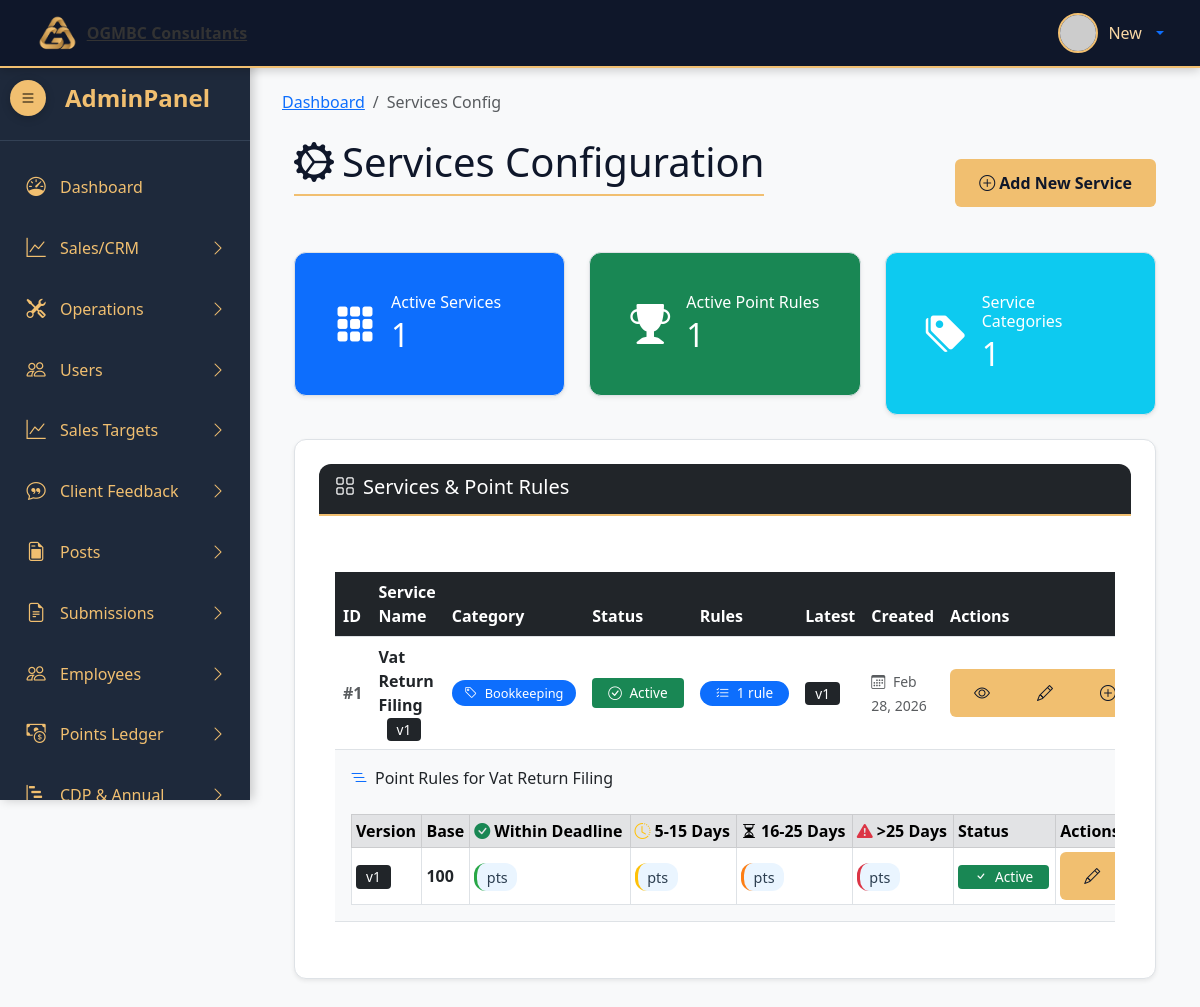
The app's page /admin/services.php (signed in) with its own data.
### tables this page shows
CREATE TABLE `service_types` (
  `service_id` int NOT NULL,
  `service_name` varchar(100) NOT NULL,
  `service_category` enum('bookkeeping','audit','tax','registration','setup','other') NOT NULL,
  `is_active` tinyint(1) DEFAULT '1',
  `created_by` int DEFAULT NULL,
  `created_at` timestamp NULL DEFAULT CURRENT_TIMESTAMP,
  `updated_at` timestamp NULL DEFAULT CURRENT_TIMESTAMP ON UPDATE CURRENT_TIMESTAMP
);

CREATE TABLE `service_point_rules` (
  `rule_id` int NOT NULL,
  `service_id` int NOT NULL,
  `rule_version` int NOT NULL,
  `base_points` int NOT NULL,
  `penalty_type` enum('linear','threshold','fixed') NOT NULL,
  `penalty_value` int DEFAULT NULL,
  `penalty_unit` enum('day','5days','10days') NOT NULL,
  `threshold_days` int DEFAULT NULL,
  `threshold_award` int DEFAULT NULL,
  `floor_points` int DEFAULT '0',
  `is_active` tinyint(1) DEFAULT '1',
  `created_by` int DEFAULT NULL,
  `effective_date` date NOT NULL,
  `created_at` timestamp NULL DEFAULT CURRENT_TIMESTAMP
);

### admin/includes/view_all_services.php (the view, shortened to what the rows shown need)
<?php
$total_services_query = "SELECT COUNT(*) as total FROM service_types WHERE is_active = 1";
$total_services_result = mysqli_query($connection, $total_services_query);
$total_services = mysqli_fetch_assoc($total_services_result)['total'];
$total_rules_query = "SELECT COUNT(*) as total FROM service_point_rules WHERE is_active = 1";
$total_rules_result = mysqli_query($connection, $total_rules_query);
$total_rules = mysqli_fetch_assoc($total_rules_result)['total'];
$categories_query = "SELECT DISTINCT service_category, COUNT(*) as count FROM service_types GROUP BY service_category";
$categories_result = mysqli_query($connection, $categories_query);
$category_colors = [
    'bookkeeping' => 'primary',
    'audit' => 'success',
    'tax' => 'warning',
    'registration' => 'info',
    'setup' => 'secondary',
    'other' => 'dark'
];
?>
<div class="container-fluid">
    <div class="d-flex justify-content-between align-items-center mb-4">
        <h1 class="page-title">
            <i class="bi bi-gear-wide-connected me-2"></i>Services Configuration
        </h1>
    </div>
    <div class="row mb-4">
        <div class="col-md-4">
            <div class="card bg-primary text-white shadow-sm">
                <div class="card-body d-flex align-items-center">
                    <div>
                        <h2 class="mb-0"><?php echo $total_services; ?></h2>
                    </div>
                </div>
            </div>
        </div>
        <div class="col-md-4">
            <div class="card bg-success text-white shadow-sm">
                <div class="card-body d-flex align-items-center">
                    <div>
                        <h2 class="mb-0"><?php echo $total_rules; ?></h2>
                    </div>
                </div>
            </div>
        </div>
        <div class="col-md-4">
            <div class="card bg-info text-white shadow-sm">
                <div class="card-body d-flex align-items-center">
                    <div>
                        <h2 class="mb-0"><?php echo mysqli_num_rows($categories_result); ?></h2>
                    </div>
                </div>
            </div>
        </div>
    </div>
    <div class="card shadow-sm mb-4">
        <div class="card-body">
            <div class="table-responsive">
                <table class="table table-hover align-middle">
                    <thead class="table-dark">
                        <tr>
                            <th>ID</th>
                            <th>Service Name</th>
                            <th>Category</th>
                            <th>Status</th>
                            <th>Rules</th>
                            <th>Latest</th>
                            <th>Created</th>
                            <th>Actions</th>
                        </tr>
                    </thead>
                    <tbody>
                        <?php
                        $query = "SELECT s.*,
                                 COUNT(r.rule_id) as rule_count,
                                 MAX(r.rule_version) as latest_version
                                 FROM service_types s
                                 LEFT JOIN service_point_rules r ON s.service_id = r.service_id
                                 GROUP BY s.service_id
                                 ORDER BY s.service_name";
                        $result = mysqli_query($connection, $query);
                        if (!$result) {
                            echo "<tr><td colspan='8' class='text-center text-danger'>Error: " . mysqli_error($connection) . "</td></tr>";
                        } else {
                            while($service = mysqli_fetch_assoc($result)):
                                $category_color = $category_colors[$service['service_category']] ?? 'secondary';
                                $status_class = $service['is_active'] ? 'success' : 'secondary';
                                $status_text = $service['is_active'] ? 'Active' : 'Inactive';
                                $rule_count = $service['rule_count'];
                                ?>
                                <tr id="service-row-<?php echo $service['service_id']; ?>" class="service-row">
                                    <td><span class="fw-bold text-muted">#<?php echo $service['service_id']; ?></span></td>
                                    <td>
                                        <strong><?php echo htmlspecialchars($service['service_name']); ?></strong>
                                        <?php if ($service['latest_version']): ?>
                                            <span class="badge bg-dark ms-2" data-tooltip="Latest version">v<?php echo $service['latest_version']; ?></span>
                                        <?php endif; ?>
                                    </td>
                                    <td>
                                        <span class="category-badge badge bg-<?php echo $category_color; ?>">
                                            <i class="bi bi-tag me-1"></i>
                                            <?php echo ucfirst(str_replace('_', ' ', $service['service_category'])); ?>
                                        </span>
                                    </td>
                                    <td>
                                        <span class="badge bg-<?php echo $status_class; ?> px-3 py-2">
                                            <i class="bi bi-<?php echo $service['is_active'] ? 'check-circle' : 'slash-circle'; ?> me-1"></i>
                                            <?php echo $status_text; ?>
                                        </span>
                                    </td>
                                    <td>
                                        <span class="badge bg-<?php echo $rule_count > 0 ? 'primary' : 'secondary'; ?> rounded-pill px-3">
                                            <i class="bi bi-<?php echo $rule_count > 0 ? 'list-check' : 'dash'; ?> me-1"></i>
                                            <?php echo $rule_count; ?> rule<?php echo $rule_count != 1 ? 's' : ''; ?>
                                        </span>
                                    </td>
                                    <td>
                                        <?php if ($service['latest_version']): ?>
                                            <span class="badge bg-dark">v<?php echo $service['latest_version']; ?></span>
                                        <?php else: ?>
                                            <span class="text-muted">—</span>
                                        <?php endif; ?>
                                    </td>
                                    <td>
                                        <span class="text-muted small" data-tooltip="<?php echo date('M d, Y H:i', strtotime($service['created_at'])); ?>">
                                            <i class="bi bi-calendar3 me-1"></i>
                                            <?php echo date('M d, Y', strtotime($service['created_at'])); ?>
                                        </span>
                                    </td>
                                    <td>
                                        <div class="btn-group btn-group-sm" role="group">
                                            <button class="btn btn-outline-info" onclick="viewService(<?php echo $service['service_id']; ?>)" title="View Details">
                                                <i class="bi bi-eye"></i>
                                            </button>
                                            <a href="services.php?source=edit_service&id=<?php echo $service['service_id']; ?>" class="btn btn-outline-warning" title="Edit Service">
                                                <i class="bi bi-pencil"></i>
                                            </a>
                                            <a href="services.php?source=add_rule&service_id=<?php echo $service['service_id']; ?>" class="btn btn-outline-success" title="Add Rule">
                                                <i class="bi bi-plus-circle"></i>
                                            </a>
                                        </div>
                                    </td>
                                </tr>
                                <?php
                                $rules_query = "SELECT * FROM service_point_rules WHERE service_id = " . $service['service_id'] . " ORDER BY rule_version DESC";
                                $rules_result = mysqli_query($connection, $rules_query);
                                if (mysqli_num_rows($rules_result) > 0):
                                ?>
                                <tr class="rules-row">
                                    <td colspan="8" class="p-0 bg-light">
                                        <div class="p-3">
                                            <div class="d-flex align-items-center mb-2">
                                                <i class="bi bi-list-nested me-2 text-primary"></i>
                                                <h6 class="mb-0">Point Rules for <?php echo htmlspecialchars($service['service_name']); ?></h6>
                                            </div>
                                            <div class="table-responsive">
                                                <table class="table table-sm table-bordered bg-white mb-0">
                                                    <thead class="table-secondary">
                                                        <tr class="text-center">
                                                            <th>Version</th>
                                                            <th data-tooltip="Base points before any penalties">Base</th>
                                                            <th data-tooltip="Points awarded when submitted within deadline">
                                                                <i class="bi bi-check-circle-fill text-success me-1"></i>Within Deadline
                                                            </th>
                                                            <th data-tooltip="Points awarded for 5-15 days delay (Tier 1)">
                                                                <i class="bi bi-clock-history text-warning me-1"></i>5-15 Days
                                                            </th>
                                                            <th data-tooltip="Points awarded for 16-25 days delay (Tier 2)">
                                                                <i class="bi bi-hourglass-split text-orange me-1"></i>16-25 Days
                                                            </th>
                                                            <th data-tooltip="Points awarded for more than 25 days delay (Tier 3)">
                                                                <i class="bi bi-exclamation-triangle-fill text-danger me-1"></i>>25 Days
                                                            </th>
                                                            <th>Status</th>
                                                            <th>Actions</th>
                                                        </tr>
                                                    </thead>
                                                    <tbody>
                                                        <?php while($rule = mysqli_fetch_assoc($rules_result)): ?>
                                                        <tr class="text-center align-middle">
                                                            <td><span class="badge bg-dark">v<?php echo $rule['rule_version']; ?></span></td>
                                                            <td><span class="fw-bold"><?php echo $rule['base_points']; ?></span></td>
                                                            <td>
                                                                <span class="points-badge within-deadline">
                                                                    <?php echo $rule['points_within_deadline']; ?> pts
                                                                </span>
                                                            </td>
                                                            <td>
                                                                <span class="points-badge tier-1">
                                                                    <?php echo $rule['points_tier_1']; ?> pts
                                                                </span>
                                                            </td>
                                                            <td>
                                                                <span class="points-badge tier-2">
                                                                    <?php echo $rule['points_tier_2']; ?> pts
                                                                </span>
                                                            </td>
                                                            <td>
                                                                <span class="points-badge tier-3">
                                                                    <?php echo $rule['points_tier_3']; ?> pts
                                                                </span>
                                                            </td>
                                                            <td>
                                                                <span class="badge bg-<?php echo $rule['is_active'] ? 'success' : 'secondary'; ?> px-3">
                                                                    <i class="bi bi-<?php echo $rule['is_active'] ? 'check' : 'x'; ?> me-1"></i>
                                                                    <?php echo $rule['is_active'] ? 'Active' : 'Inactive'; ?>
                                                                </span>
                                                            </td>
                                                            <td>
                                                                <div class="btn-group btn-group-sm">
                                                                    <a href="services.php?source=edit_rule&id=<?php echo $rule['rule_id']; ?>" class="btn btn-outline-warning" title="Edit Rule">
                                                                        <i class="bi bi-pencil"></i>
                                                                    </a>
                                                                </div>
                                                            </td>
                                                        </tr>
                                                        <?php endwhile; ?>
                                                    </tbody>
                                                </table>
                                            </div>
                                        </div>
                                    </td>
                                </tr>
                                <?php endif; ?>
                            <?php endwhile;
                        } ?>
                    </tbody>
                </table>
            </div>
        </div>
    </div>
</div>

### records on screen
service_types: service_id "1", service_name "Vat Return Filing", latest_version "1", service_category "Bookkeeping", is_active "Active", rule_count "1", created_at "Feb 28, 2026"
service_point_rules: rule_version "1", base_points "100", is_active 1 (drawn)

### other values on screen
$_SESSION['username'] "New"
$total_services "1"
$total_rules "1"
mysqli_num_rows($categories_result) "1"
